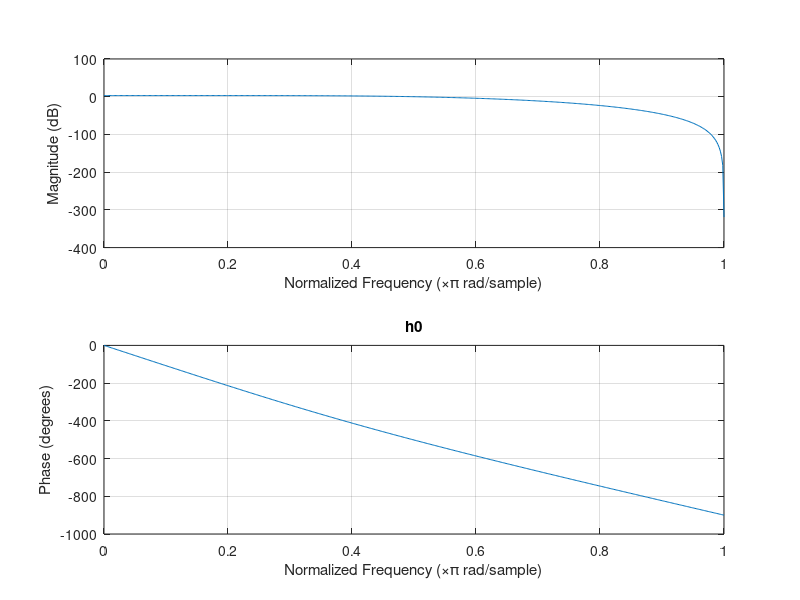
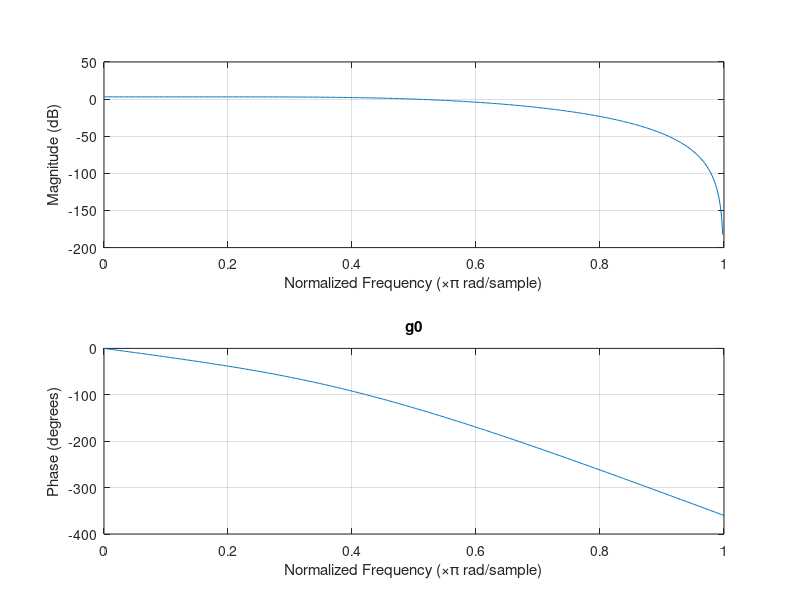
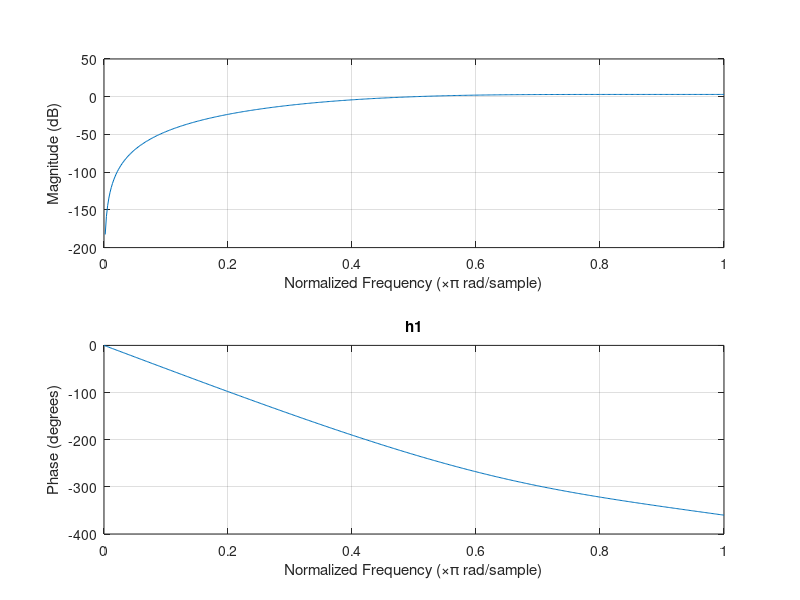
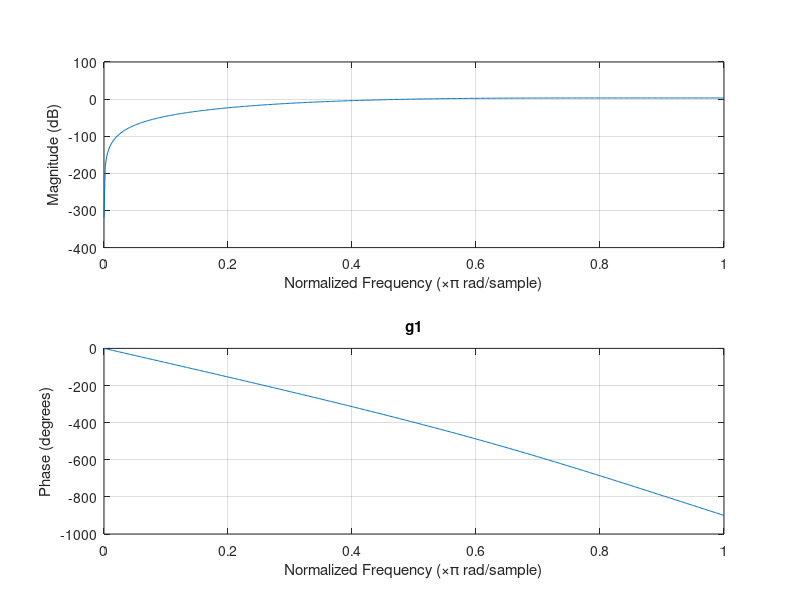

Recreate these plots in MATLAB, in order.
clear();
clc();

a = -5;
b = 40;
c = -131;
d = 208;
ks_roots = roots([a b c d c b a]);

g0_temp = 2^0.5/2048 * (poly([ ks_roots(4) ks_roots(5) ks_roots(6) -1 -1 -1 -1]));
h0_temp =  (poly([ks_roots(1) ks_roots(2) ks_roots(3) -1 -1 -1 -1]));

h0 = 2^0.5/sum(h0_temp) * h0_temp;
g0 = 2^0.5/sum(g0_temp) * g0_temp;
h1 = zeros(1,length(h0));
g1 = zeros(1,length(h0));

for i = 1 : length(h0);
h1(i) = (-1)^(i-1) * g0(i);
g1(i) = (-1)^(i) * h0(i);
end;

figure(1)
freqz(h0);
title('h0');

figure(2)
freqz(g0);
title('g0');

figure(3)
freqz(h1);
title('h1');

figure(4)
freqz(g1);
title('g1');

t = 0.5*(conv(h0,g0)+conv(h1,g1));
figure(5)
freqz(t);
title('Distortion (t)');

w = 0:1/511:1;
figure(6);
plot(w,abs(freqz(h0)),w,abs(freqz(h1)));
title('h0 and h1 in same plot');

A = 0.5.*((g0.*(-g1))+(g1.*g0))
